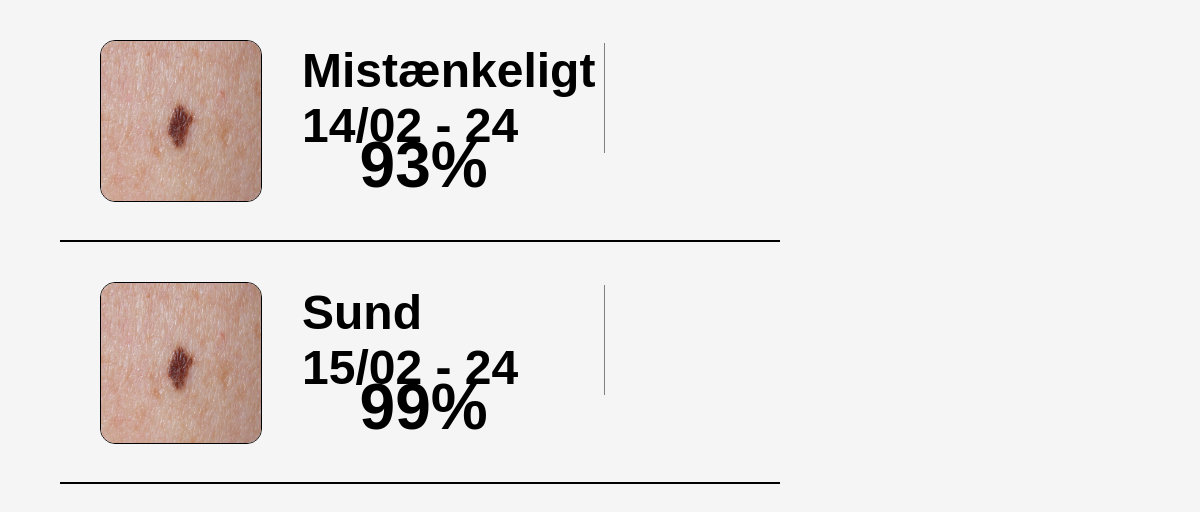
The app's page /list/ (signed in) with its own data.
### tables this page shows
CREATE TABLE "results" (
	"ID"	INTEGER,
	"User"	TEXT,
	"Image"	BLOB,
	"result"	TEXT,
	"date"	TEXT,
	"accuracy"	NUMERIC,
	PRIMARY KEY("ID" AUTOINCREMENT)
);

### Main.py (the view)
@app.route('/list/', methods=["POST", "GET"])
def list():
    conn = sqlite3.connect("static/db/Bruger.db")
    cursor = conn.cursor()
    cursor.execute("SELECT result, date, accuracy FROM results WHERE User = ?", (session["name"],))
    results = cursor.fetchall()
    conn.close()
    return render_template('list.html', title="List", results=results)

### templates/list.html (shortened to what this page needs)
<!DOCTYPE html>
<html lang="en">
<head>
    <link rel="stylesheet" href="{{ url_for('static', filename='css/list.css') }}">
</head>
<body>
    <div class="container">
        {% for result, date, accuracy in results %}
        <div class="item">
            <img src="/static/IMG/result.jpg" alt="image" style="max-width: 300px; max-height: 300px;">
            <h1 id="first">{{ result }}</h1>
            <h1 id="second">{{ date }}</h1>
            <h1 id="third">{{ accuracy }}%</h1>
            <br>
        </div>
        {% endfor %}
    </div>
</body>
</html>

### static/css/list.css (style rules this page uses)
* { margin: 0; padding: 0; font-family: 'Trebuchet MS', 'Lucida Sans Unicode', 'Lucida Grande', 'Lucida Sans', Arial, sans-serif; }
body { background-color: whitesmoke; }
.container { width: 60%; margin-left: 5%; }
.container .item { height: 30vh; width: 100%; border-bottom: solid black 2px; }
.container .item img { float: left; height: 20vh; width: 20vh; margin: 5vh; border-radius: 15px; border: solid black 1px; }
.container .item h1 { font-size: 6vh; width: 42%; float: left; border-right: solid grey 1px; }
.container .item #first { margin-top: 6%; }
.container .item #third { margin-top: -3.5%; margin-left: 8%; width: 20%; border-right: 0; font-size: 8vh; }

### records on screen
results: result "Mistænkeligt", date "14/02 - 24", accuracy "93"
results: result "Sund", date "15/02 - 24", accuracy "99"
